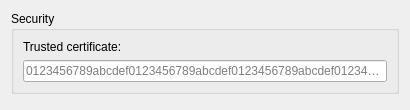
<?xml version="1.0" encoding="UTF-8"?>
<ui version="4.0">
 <class>FortisslvpnAdvancedWidget</class>
 <widget class="QWidget" name="FortisslvpnAdvancedWidget">
  <property name="geometry">
   <rect>
    <x>0</x>
    <y>0</y>
    <width>410</width>
    <height>110</height>
   </rect>
  </property>
  <property name="sizePolicy">
   <sizepolicy hsizetype="MinimumExpanding" vsizetype="MinimumExpanding">
    <horstretch>0</horstretch>
    <verstretch>0</verstretch>
   </sizepolicy>
  </property>
  <property name="minimumSize">
   <size>
    <width>400</width>
    <height>100</height>
   </size>
  </property>
  <layout class="QGridLayout" name="gridLayout">
   <item row="0" column="0">
    <widget class="QGroupBox" name="groupBox">
     <property name="sizePolicy">
      <sizepolicy hsizetype="MinimumExpanding" vsizetype="MinimumExpanding">
       <horstretch>0</horstretch>
       <verstretch>0</verstretch>
      </sizepolicy>
     </property>
     <property name="title">
      <string>Security</string>
     </property>
     <layout class="QVBoxLayout" name="verticalLayout">
      <item>
       <widget class="QLabel" name="trustedCertLabel">
        <property name="text">
         <string>Trusted certificate:</string>
        </property>
       </widget>
      </item>
      <item>
       <widget class="QLineEdit" name="trustedCert">
        <property name="sizePolicy">
         <sizepolicy hsizetype="MinimumExpanding" vsizetype="MinimumExpanding">
          <horstretch>0</horstretch>
          <verstretch>0</verstretch>
         </sizepolicy>
        </property>
        <property name="placeholderText">
         <string>0123456789abcdef0123456789abcdef0123456789abcdef0123456789</string>
        </property>
       </widget>
      </item>
     </layout>
    </widget>
   </item>
   <item row="1" column="0">
    <spacer name="verticalSpacer">
     <property name="orientation">
      <enum>Qt::Vertical</enum>
     </property>
     <property name="sizeHint" stdset="0">
      <size>
       <width>20</width>
       <height>40</height>
      </size>
     </property>
    </spacer>
   </item>
  </layout>
 </widget>
 <resources/>
 <connections/>
</ui>
